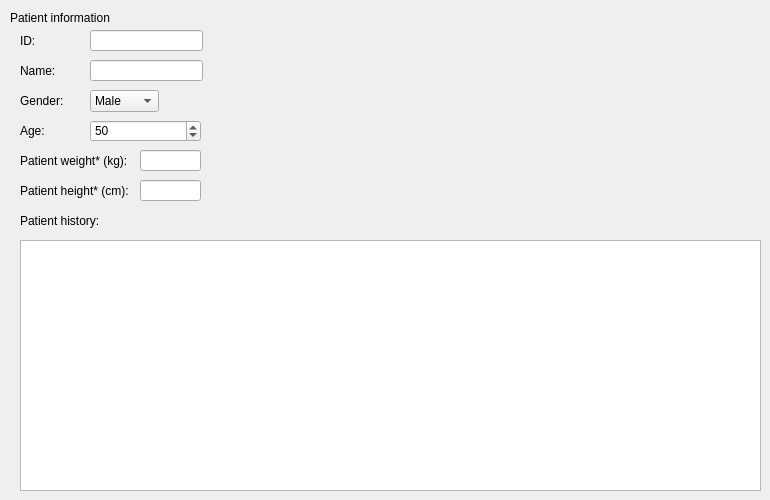
    <widget class="QWidget" name="tab_4">
     <attribute name="title">
      <string>Patient info.</string>
     </attribute>
     <widget class="QLineEdit" name="patient_id">
      <property name="geometry">
       <rect>
        <x>90</x>
        <y>30</y>
        <width>113</width>
        <height>21</height>
       </rect>
      </property>
      <property name="maxLength">
       <number>32779</number>
      </property>
     </widget>
     <widget class="QLabel" name="label">
      <property name="geometry">
       <rect>
        <x>10</x>
        <y>10</y>
        <width>121</width>
        <height>16</height>
       </rect>
      </property>
      <property name="sizePolicy">
       <sizepolicy hsizetype="Expanding" vsizetype="Maximum">
        <horstretch>0</horstretch>
        <verstretch>0</verstretch>
       </sizepolicy>
      </property>
      <property name="text">
       <string>Patient information</string>
      </property>
     </widget>
     <widget class="QLabel" name="label_2">
      <property name="geometry">
       <rect>
        <x>20</x>
        <y>30</y>
        <width>21</width>
        <height>21</height>
       </rect>
      </property>
      <property name="contextMenuPolicy">
       <enum>Qt::DefaultContextMenu</enum>
      </property>
      <property name="text">
       <string>ID: </string>
      </property>
     </widget>
     <widget class="QLabel" name="label_3">
      <property name="geometry">
       <rect>
        <x>20</x>
        <y>60</y>
        <width>41</width>
        <height>21</height>
       </rect>
      </property>
      <property name="contextMenuPolicy">
       <enum>Qt::DefaultContextMenu</enum>
      </property>
      <property name="text">
       <string>Name:</string>
      </property>
     </widget>
     <widget class="QLineEdit" name="patient_name">
      <property name="geometry">
       <rect>
        <x>90</x>
        <y>60</y>
        <width>113</width>
        <height>21</height>
       </rect>
      </property>
      <property name="maxLength">
       <number>32779</number>
      </property>
     </widget>
     <widget class="QLabel" name="label_4">
      <property name="geometry">
       <rect>
        <x>20</x>
        <y>90</y>
        <width>51</width>
        <height>21</height>
       </rect>
      </property>
      <property name="contextMenuPolicy">
       <enum>Qt::DefaultContextMenu</enum>
      </property>
      <property name="text">
       <string>Gender:</string>
      </property>
     </widget>
     <widget class="QComboBox" name="comboBox">
      <property name="geometry">
       <rect>
        <x>90</x>
        <y>90</y>
        <width>69</width>
        <height>22</height>
       </rect>
      </property>
      <item>
       <property name="text">
        <string>Male</string>
       </property>
      </item>
      <item>
       <property name="text">
        <string>Female</string>
       </property>
      </item>
     </widget>
     <widget class="QLabel" name="label_5">
      <property name="geometry">
       <rect>
        <x>20</x>
        <y>120</y>
        <width>51</width>
        <height>21</height>
       </rect>
      </property>
      <property name="contextMenuPolicy">
       <enum>Qt::DefaultContextMenu</enum>
      </property>
      <property name="text">
       <string>Age:</string>
      </property>
     </widget>
     <widget class="QSpinBox" name="patient_age">
      <property name="geometry">
       <rect>
        <x>90</x>
        <y>120</y>
        <width>111</width>
        <height>22</height>
       </rect>
      </property>
      <property name="maximum">
       <number>120</number>
      </property>
      <property name="value">
       <number>50</number>
      </property>
      <property name="displayIntegerBase">
       <number>10</number>
      </property>
     </widget>
     <widget class="QLabel" name="label_6">
      <property name="geometry">
       <rect>
        <x>20</x>
        <y>150</y>
        <width>121</width>
        <height>21</height>
       </rect>
      </property>
      <property name="contextMenuPolicy">
       <enum>Qt::DefaultContextMenu</enum>
      </property>
      <property name="text">
       <string>Patient weight* (kg):</string>
      </property>
     </widget>
     <widget class="QLabel" name="label_7">
      <property name="geometry">
       <rect>
        <x>20</x>
        <y>180</y>
        <width>121</width>
        <height>21</height>
       </rect>
      </property>
      <property name="contextMenuPolicy">
       <enum>Qt::DefaultContextMenu</enum>
      </property>
      <property name="text">
       <string>Patient height* (cm):</string>
      </property>
     </widget>
     <widget class="QLineEdit" name="patient_weight">
      <property name="geometry">
       <rect>
        <x>140</x>
        <y>150</y>
        <width>61</width>
        <height>21</height>
       </rect>
      </property>
      <property name="maxLength">
       <number>32779</number>
      </property>
     </widget>
     <widget class="QLineEdit" name="patient_height">
      <property name="geometry">
       <rect>
        <x>140</x>
        <y>180</y>
        <width>61</width>
        <height>21</height>
       </rect>
      </property>
      <property name="maxLength">
       <number>32779</number>
      </property>
     </widget>
     <widget class="QLabel" name="label_8">
      <property name="geometry">
       <rect>
        <x>20</x>
        <y>210</y>
        <width>121</width>
        <height>21</height>
       </rect>
      </property>
      <property name="contextMenuPolicy">
       <enum>Qt::DefaultContextMenu</enum>
      </property>
      <property name="text">
       <string>Patient history:</string>
      </property>
     </widget>
     <widget class="QTextEdit" name="textEdit">
      <property name="geometry">
       <rect>
        <x>20</x>
        <y>240</y>
        <width>741</width>
        <height>251</height>
       </rect>
      </property>
     </widget>
    </widget>
